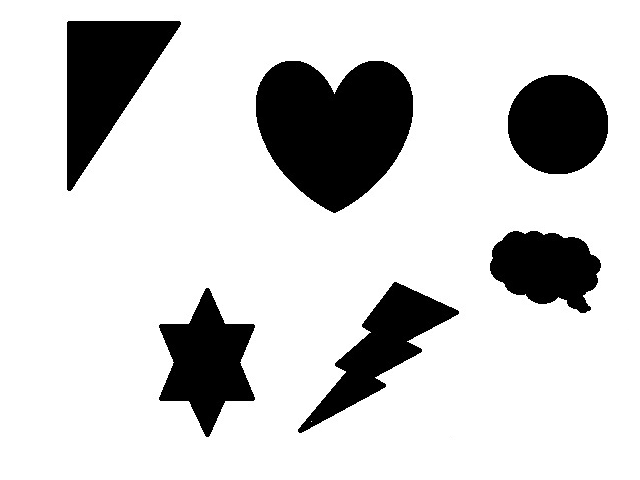
#> input picture Questions/33/image.png, 640 x 480 px
$ python main.py
#> lines starting #> are read from the running program, lines starting #| are printed output that depends on the picture; after the words box and inside, x2 and y2 are one past the last pixel; in counts of white or black regions, pixels touching at a corner belong together
import cv2
import numpy as np
image = cv2.imread('image.png')
#> image is the input picture: shape (480, 640, 3); min 0, max 255, mean 207.8

grayscale_image = cv2.cvtColor(image, cv2.COLOR_BGR2GRAY)
canny_image = cv2.Canny(grayscale_image, 80, 180)
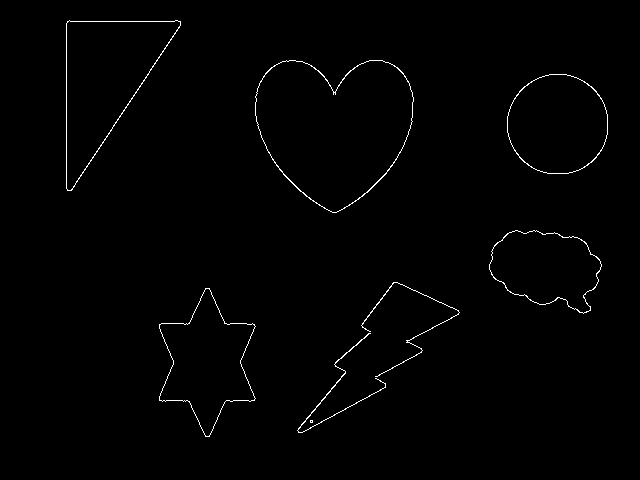
#> canny_image: shape (480, 640); 0.89% white in thin lines or dots, all inside (x1, y1, x2, y2) = (66, 20, 608, 437)
contours, hierarchy = cv2.findContours(canny_image, cv2.RETR_EXTERNAL, cv2.CHAIN_APPROX_SIMPLE)
#> contours = 8 contours, 1 with area under 20; largest, box (x1, y1, x2, y2) and area: (255, 60, 414, 213) 17413, (66, 20, 181, 191) 10254, (507, 74, 608, 174) 7919, (159, 288, 256, 437) 7749, (489, 230, 602, 314) 6406, (297, 333, 386, 433) 74, (361, 282, 460, 377) 34
contours_poly = [None] * len(contours)
#> contours_poly = 8 items
bound_rect = [None] * len(contours)
#> bound_rect = 8 items

for i, contour in enumerate(contours):
    contours_poly[i] = cv2.approxPolyDP(contour, 2, True)
    bound_rect[i] = cv2.boundingRect(contours_poly[i])
#> this loop made 8 passes
#> contour on pass 1: [[310, 420], [310, 422], [312, 422], [312, 420]]
#> after the loop, bound_rect = [(310, 420, 3, 3), (297, 333, 89, 100), (159, 288, 97, 149), (361, 282, 99, 95), (489, 230, 113, 83), (507, 74, 101, 100), (255, 60, 159, 153), (67, 21, 114, 170)]; contours_poly = 8 contours, 1 with area under 20; largest, box (x1, y1, x2, y2) and area: (255, 60, 414, 213) 17247, (67, 21, 181, 191) 10154, (507, 74, 608, 174) 7830, (159, 288, 256, 437) 7797, (489, 230, 602, 313) 6366, (361, 282, 460, 377) 184, (297, 333, 386, 433) 36

contour_img = np.copy(image)

for i, contour in enumerate(contours_poly):
    cv2.rectangle(contour_img, (int(bound_rect[i][0]), int(bound_rect[i][1])),
                  (int(bound_rect[i][0]) + int(bound_rect[i][2]), int(bound_rect[i][1]) + bound_rect[i][3]),
                  (255, 0, 0), 2)
    crop = contour_img[int(bound_rect[i][1]):int(bound_rect[i][1]) + bound_rect[i][3],
                       int(bound_rect[i][0]):int(bound_rect[i][0]) + int(bound_rect[i][2])]

    cv2.imshow('Object ' + str(i + 1), crop)
    cv2.waitKey(10)
#> this loop made 8 passes
#> contour on pass 1: [[310, 420], [312, 422]]
#> pass 2, `crop = contour_img[int(bound_rect[i][1]):int(bound_rect[i][1]) + bound..`:
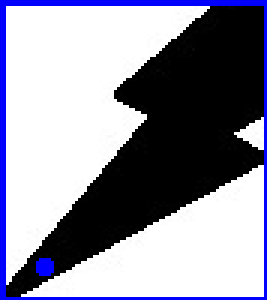
#> crop: shape (100, 89, 3) (shown 3 times larger); mean B, G, R 161.2, 144.3, 144.3
#> pass 3, `crop = contour_img[int(bound_rect[i][1]):int(bound_rect[i][1]) + bound..`:
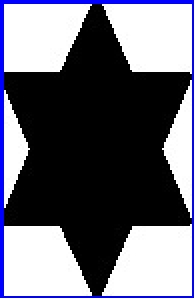
#> crop: shape (149, 97, 3) (shown 2 times larger); mean B, G, R 118.7, 105.8, 105.8
#> after the loop:
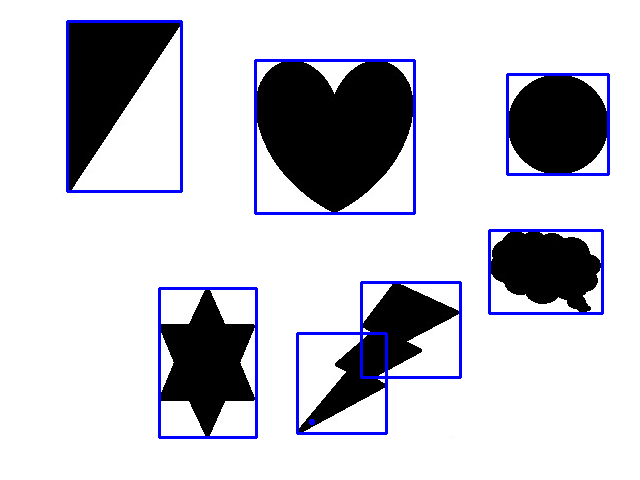
#> contour_img: shape (480, 640, 3); 3.16% of pixels changed, all inside (x1, y1, x2, y2) = (66, 20, 610, 439)

cv2.imshow('Input grayscale image', grayscale_image)
cv2.imshow('Contours', contour_img)
cv2.waitKey(0)
